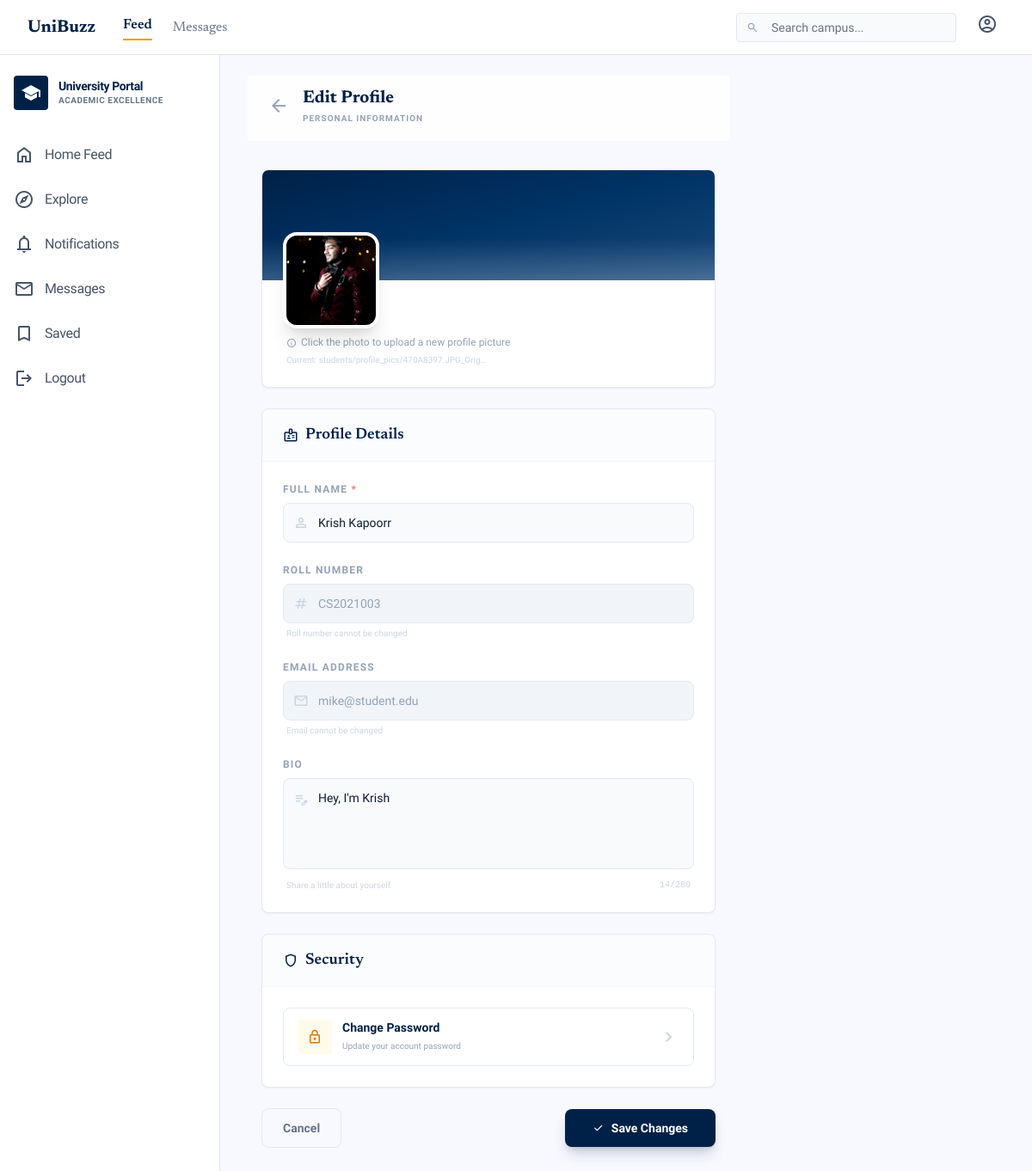
The page /student/profile/edit/ (signed in) on the database its author committed.
### students/models.py (models this page shows, shortened)
class StudentUser(models.Model):
    id = models.AutoField(primary_key=True)
    roll_number = models.CharField(unique=True, max_length=20)
    name = models.CharField(max_length=100)
    email = models.EmailField(unique=True)
    password = models.CharField(max_length=255)
    profile_pic = models.ImageField(upload_to='students/profile_pics/', blank=True, null=True)
    bio = models.TextField(blank=True)
    is_blocked = models.BooleanField(default=False)
    created_at = models.DateTimeField(auto_now_add=True)

### students/views.py (the view, shortened to what this page needs)
# urls.py: path('profile/edit/', views.edit_profile_view, name='admin_edit_profile'),
@student_required
def edit_profile_view(request):
    student = get_object_or_404(StudentUser, id=request.session['student_id'])
    return render(request, 'students/edit_profile.html', {'student': student})

### templates/students/edit_profile.html (shortened to what this page needs)
{% extends 'base.html' %}
{% block content %}
<div class="sticky top-16 bg-white/80 backdrop-blur-md border-b border-slate-100 px-6 py-4 z-40 flex items-center gap-4">
    <a href="javascript:history.back()" class="text-slate-400 hover:text-primary-container transition-colors">
        <span class="material-symbols-outlined">arrow_back</span>
    </a>
    <div>
        <h2 class="font-serif text-xl font-bold text-primary-container leading-none">Edit Profile</h2>
        <span class="text-[10px] text-slate-400 font-bold uppercase tracking-widest">Personal Information</span>
    </div>
</div>
<div class="max-w-2xl mx-auto py-8 px-4">
    <form method="post" enctype="multipart/form-data" id="editProfileForm">
        <div class="bg-white border border-slate-200 rounded-xl overflow-hidden shadow-sm mb-6">
            <div class="h-32 bg-gradient-to-br from-primary-container via-[#003366] to-[#1a4a7a] relative">
                <div class="absolute inset-0 opacity-10" style="background-image: url('https://www.transparenttextures.com/patterns/cubes.png');"></div>
                <div class="absolute bottom-0 left-0 right-0 h-12 bg-gradient-to-t from-white/20 to-transparent"></div>
            </div>
            <div class="px-6 pb-6 relative">
                <div class="absolute -top-14 left-6">
                    <label for="profilePicInput" class="cursor-pointer group block relative" id="avatarLabel">
                        {% if student.profile_pic %}
                            <img src="{{ student.profile_pic.url }}" id="avatarPreview"
                                 class="w-28 h-28 rounded-2xl object-cover border-4 border-white shadow-xl bg-white transition-transform group-hover:scale-105">
                        {% else %}
                            <div id="avatarPreview"
                                 class="w-28 h-28 rounded-2xl bg-slate-100 flex items-center justify-center text-slate-300 border-4 border-white shadow-xl transition-transform group-hover:scale-105">
                                <span class="material-symbols-outlined text-4xl">person</span>
                            </div>
                        {% endif %}
                        <div class="absolute inset-0 rounded-2xl bg-primary-container/0 group-hover:bg-primary-container/50 transition-all duration-300 flex items-center justify-center border-4 border-transparent">
                        </div>
                    </label>
                </div>
                <div class="pt-16 pl-1">
                    <p class="text-xs text-slate-400 font-medium">
                        <span class="material-symbols-outlined text-xs align-middle mr-0.5">info</span>
                        Click the photo to upload a new profile picture
                    </p>
                    {% if student.profile_pic %}
                        <p class="text-[10px] text-slate-300 mt-1">Current: {{ student.profile_pic.name|truncatechars:40 }}</p>
                    {% endif %}
                </div>
            </div>
        </div>
        <div class="bg-white border border-slate-200 rounded-xl overflow-hidden shadow-sm mb-6">
            <div class="px-6 py-4 border-b border-slate-100 bg-slate-50/50">
                <h3 class="font-serif text-lg text-primary-container font-semibold flex items-center gap-2">
                    <span class="material-symbols-outlined text-lg">badge</span>
                    Profile Details
                </h3>
            </div>
            <div class="p-6 space-y-6">
                <div class="group">
                    <label for="nameInput" class="block text-xs font-bold text-slate-400 uppercase tracking-widest mb-2">
                        Full Name <span class="text-red-400">*</span>
                    </label>
                    <div class="relative">
                        <span class="material-symbols-outlined absolute left-3 top-1/2 -translate-y-1/2 text-slate-300 text-lg group-focus-within:text-primary-container transition-colors">
                        </span>
                        <input type="text"
                               class="w-full pl-10 pr-4 py-3 bg-slate-50 border border-slate-200 rounded-xl text-sm text-on-surface placeholder-slate-300 focus:outline-none focus:ring-2 focus:ring-primary-container/30 focus:border-primary-container focus:bg-white transition-all duration-200"
                               id="nameInput"
                               name="name"
                               value="{{ student.name }}"
                               placeholder="Enter your full name"
                               required>
                    </div>
                </div>
                <div>
                    <label class="block text-xs font-bold text-slate-400 uppercase tracking-widest mb-2">
                        Roll Number
                    </label>
                    <div class="relative">
                        <span class="material-symbols-outlined absolute left-3 top-1/2 -translate-y-1/2 text-slate-300 text-lg">
                        </span>
                        <input type="text"
                               class="w-full pl-10 pr-4 py-3 bg-slate-100 border border-slate-200 rounded-xl text-sm text-slate-400 cursor-not-allowed"
                               value="{{ student.roll_number }}"
                               disabled>
                    </div>
                    <p class="text-[10px] text-slate-300 mt-1 ml-1">Roll number cannot be changed</p>
                </div>
                <div>
                    <label class="block text-xs font-bold text-slate-400 uppercase tracking-widest mb-2">
                        Email Address
                    </label>
                    <div class="relative">
                        <span class="material-symbols-outlined absolute left-3 top-1/2 -translate-y-1/2 text-slate-300 text-lg">
                        </span>
                        <input type="email"
                               class="w-full pl-10 pr-4 py-3 bg-slate-100 border border-slate-200 rounded-xl text-sm text-slate-400 cursor-not-allowed"
                               value="{{ student.email }}"
                               disabled>
                    </div>
                    <p class="text-[10px] text-slate-300 mt-1 ml-1">Email cannot be changed</p>
                </div>
                <div class="group">
                    <label for="bioInput" class="block text-xs font-bold text-slate-400 uppercase tracking-widest mb-2">
                        Bio
                    </label>
                    <div class="relative">
                        <span class="material-symbols-outlined absolute left-3 top-3 text-slate-300 text-lg group-focus-within:text-primary-container transition-colors">
                        </span>
                        <textarea
                            class="w-full pl-10 pr-4 py-3 bg-slate-50 border border-slate-200 rounded-xl text-sm text-on-surface placeholder-slate-300 focus:outline-none focus:ring-2 focus:ring-primary-container/30 focus:border-primary-container focus:bg-white transition-all duration-200 resize-none"
                            id="bioInput"
                            name="bio"
                            placeholder="Tell us about yourself, your interests, and your academic goals..."
                            rows="4"
                            maxlength="280"
                            oninput="updateCharCount(this)">{{ student.bio }}</textarea>
                    </div>
                    <div class="flex justify-between items-center mt-1 px-1">
                        <p class="text-[10px] text-slate-300">Share a little about yourself</p>
                        <span id="charCount" class="text-[10px] text-slate-300 font-mono">
                            <span id="currentChars">{{ student.bio|length }}</span>/280
                        </span>
                    </div>
                </div>
            </div>
        </div>
        <div class="bg-white border border-slate-200 rounded-xl overflow-hidden shadow-sm mb-6">
            <div class="px-6 py-4 border-b border-slate-100 bg-slate-50/50">
                <h3 class="font-serif text-lg text-primary-container font-semibold flex items-center gap-2">
                    <span class="material-symbols-outlined text-lg">shield</span>
                    Security
                </h3>
            </div>
            <div class="p-6">
                <a href="{% url 'student_change_password' %}"
                   class="flex items-center justify-between px-4 py-3 border border-slate-200 rounded-xl text-sm text-slate-600 hover:bg-slate-50 hover:border-primary-container/30 transition-all duration-200 group">
                    <div class="flex items-center gap-3">
                        <span class="w-10 h-10 bg-amber-50 rounded-lg flex items-center justify-center">
                            <span class="material-symbols-outlined text-amber-600 text-lg">lock</span>
                        </span>
                        <div>
                            <span class="font-semibold text-primary-container">Change Password</span>
                            <p class="text-[10px] text-slate-400 mt-0.5">Update your account password</p>
                        </div>
                    </div>
                    <span class="material-symbols-outlined text-slate-300 group-hover:text-primary-container group-hover:translate-x-1 transition-all">
                    </span>
                </a>
            </div>
        </div>
        <div class="flex items-center justify-between gap-4">
            <a href="javascript:history.back()"
               class="px-6 py-3 border border-slate-200 text-slate-500 font-semibold rounded-xl text-sm hover:bg-slate-50 transition-all duration-200">
                Cancel
            </a>
            <button type="submit"
                    class="px-8 py-3 bg-primary-container text-white font-bold rounded-xl text-sm hover:opacity-90 transition-all duration-200 shadow-lg shadow-primary-container/20 flex items-center gap-2">
                <span class="material-symbols-outlined text-sm">check</span>
                Save Changes
            </button>
        </div>
    </form>
</div>
{% endblock %}

### templates/base.html (style rules this page uses)
.material-symbols-outlined { font-variation-settings: 'FILL' 0, 'wght' 400, 'GRAD' 0, 'opsz' 24; }
body { background-color: #f8f9ff; }

### rows shown on the page
StudentUser: profile_pic (picture), profile_pic.name "students/profile_pics/470A8397.JPG_Orig…", name "Krish Kapoorr", roll_number "CS2021003", email "mike@student.edu", bio "Hey, I'm Krish", bio|length "14"
